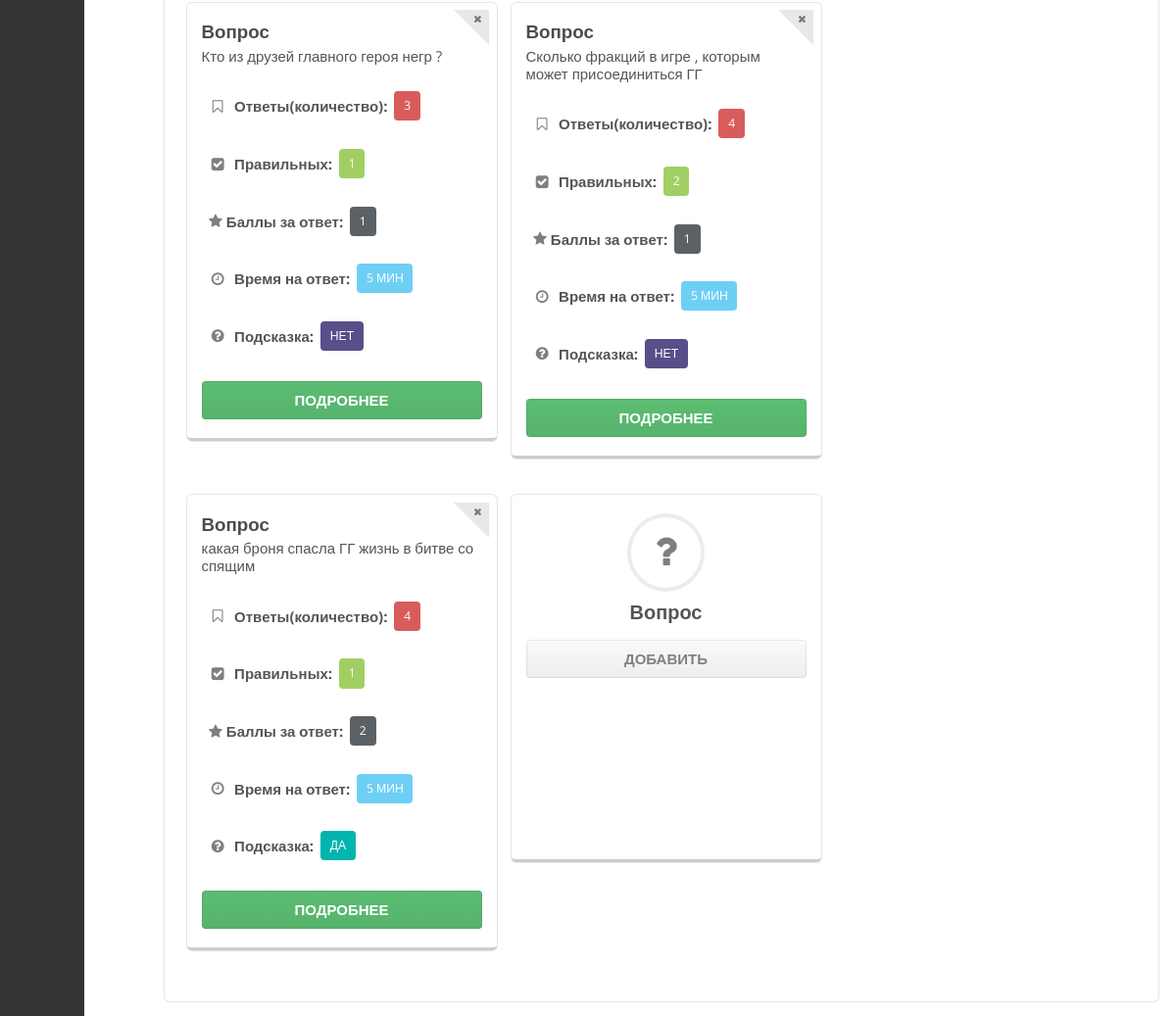
The page /constructor/test/3/questions/ (lower part) on the database as committed earlier.
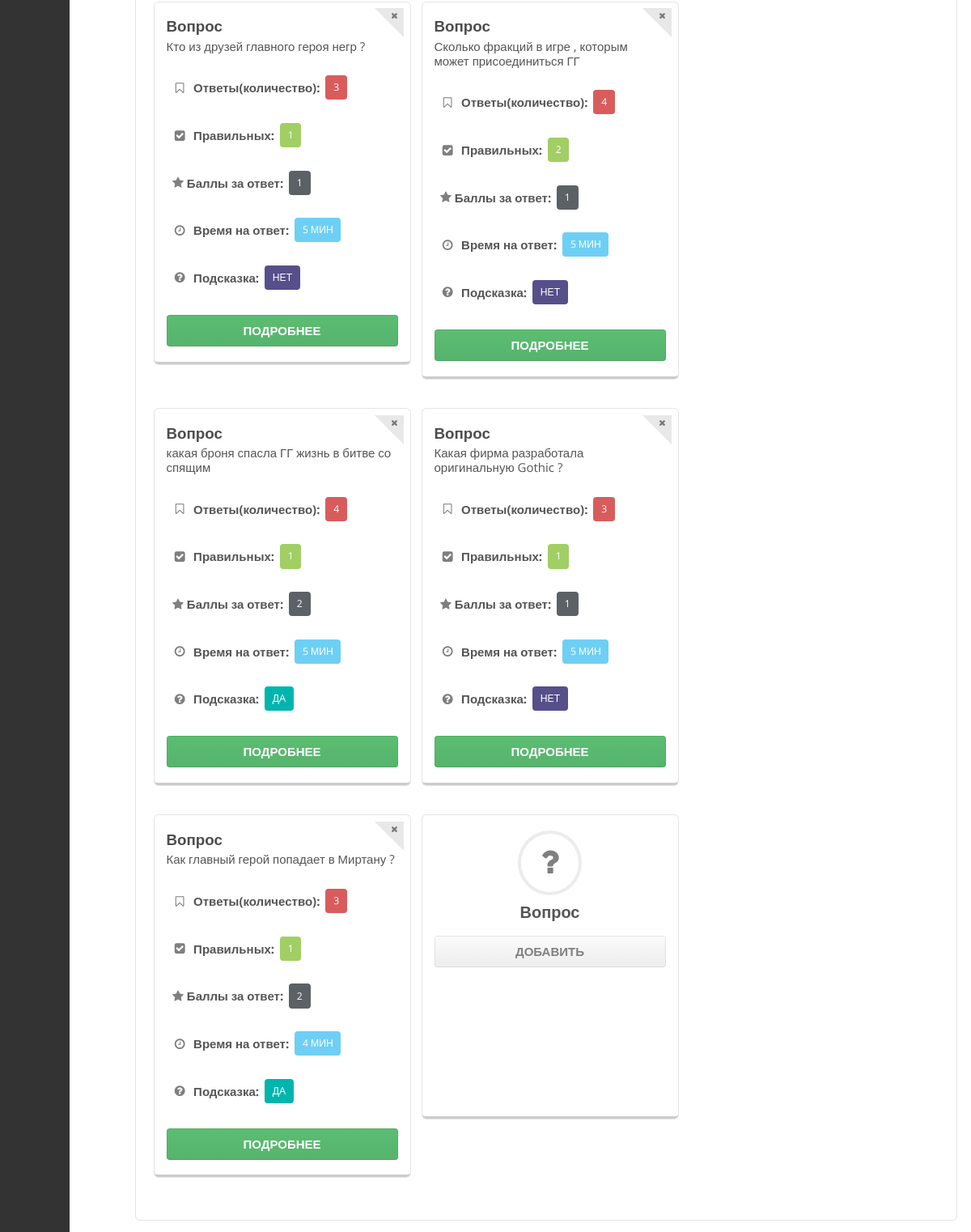
The same page on the database as committed later.
### constructor/models.py (models this page shows, shortened)
class Query(models.Model):
	text = models.TextField()
	test = models.ForeignKey(Test)
	helps = models.TextField(blank=True)
	time = models.IntegerField(default=5)
	point = models.IntegerField(default=1)

### constructor/views.py (the view)
# urls.py: url(r'^test/(?P<id>\d+)/questions/$', queries_test),
def queries_test(request, id):
	sign_in = check_sign_in(request)
	test = Test.objects.get(id=id)
	queries = map(get_answers, Query.objects.filter(test = test))
	return render_to_response('test/queries.html', {'login': sign_in, 'test': test, 'queries': queries})

### constructor/views.py (called while the page is built)
def get_answers(query):
	answers = Answer.objects.filter(query=query)
	result = {
		'query': query,
		'answers': {
			'all': len(answers),
			'correct': len(list(filter(lambda answer: answer.correct, answers)))
		}
	}
	return result

### testsConstructor/helpers.py (called while the page is built)
def check_sign_in(request):
	if "user" in request.session:
		result = request.session.get('user')
	else:
		result = False
	return result

### constructor/templates/test/queries.html (shortened to what this page needs)
{% extends 'main.html' %}
{% block content %}
	<div class="ui grid">
		<div class="fourteen wide column">
			<div class="ui segment">
				<div class="ui items">
				{% for item in queries %}
					<div class="item">
						<div class="image">
							<a class="like ui corner label" data-id = "{{item.query.id}}">
								<i class="remove icon"></i>
							</a>
						</div>
						<div class="content">
							<div class="name">
								Вопрос
							</div>
							{{item.query.text}}
							{% include 'test/query_items.html' %}
							<a href = "edit/{{item.query.id}}/" class="ui button green fluid">
								Подробнее
							</a>
						</div>
					</div>
				{% endfor %}
				<div class="item">
					<div class="content">
						<div class="ui icon center aligned header">
							<i class="circular question icon"></i>Вопрос
						</div>
						<a href="add/" class="ui button fluid">Добавить</a>
					</div>
				</div>
				</div>
			</div>
		</div>
	</div>
{% endblock %}

### constructor/templates/test/query_items.html
<div class = 'ui animated list'>
	<div class="item">
		<div class="content">
			<div class="header">
				<i class="bookmark empty icon"></i>
				Ответы(количество):
				<a class = 'ui red label'>{{item.answers.all}}</a>
			</div>
		</div>
	</div>
	<div class="item">
		<div class="content">
			<div class="header">
				<i class="checkmark sign icon"></i>
				Правильных:
				<a class = 'ui green label'>{{item.answers.correct}}</a>
			</div>
		</div>
	</div>
	<div class="item">
		<div class="content">
			<div class="header">
				<i class="star icon"></i>
				Баллы за ответ:
				<a class = 'ui black label'>{{item.query.point}}</a>
			</div>
		</div>
	</div>
	<div class="item">
		<div class="content">
			<div class="header">
				<i class="time icon"></i>
				Время на ответ:
				<a class = 'ui blue label'>{{item.query.time}} мин</a>
			</div>
		</div>
	</div>
	<div class="item">
		<div class="content">
			<div class="header">
				<i class="help icon"></i>
				Подсказка:
				{% if item.query.helps %}
				<a class = 'ui teal label'>ДА</a>
				{% else %}
				<a class = 'ui purple label'>НЕТ</a>
				{% endif %}
			</div>
		</div>
	</div>
</div>

Rows that differ between the two databases and show on the page:
added Query: query.text "Какая фирма разработала оригинальную Gothic ?", answers.all "3", answers.correct "1", query.point "1", query.time "5", helps "НЕТ"
added Query: query.text "Как главный герой попадает в Миртану ?", answers.all "3", answers.correct "1", query.point "2", query.time "4", shows "ДА"
